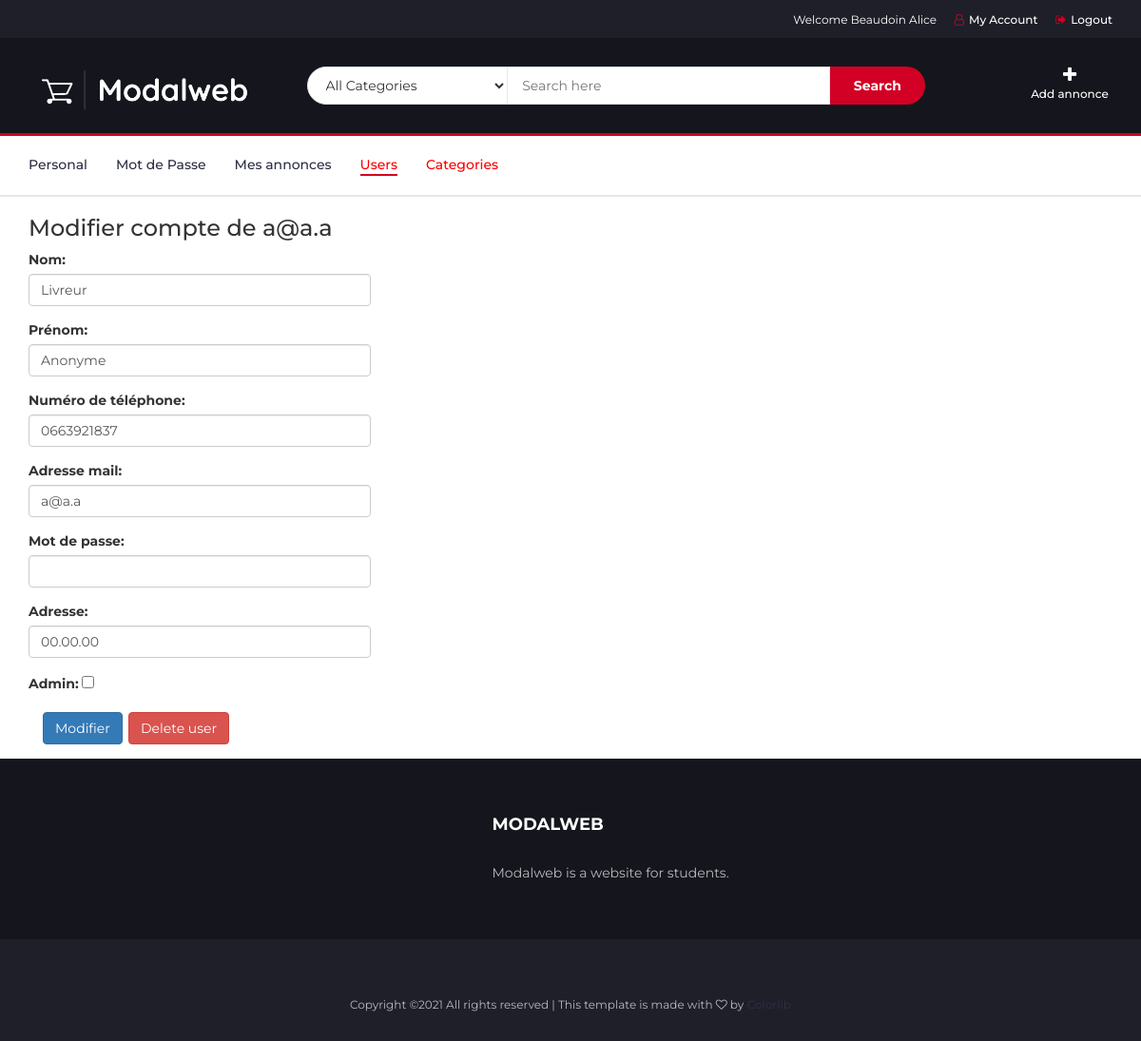
The page /content/admin.php?user=a@a.a (signed in) on the database its author committed.
### tables this page shows
CREATE TABLE `users` (
  `email` varchar(100) NOT NULL,
  `password` varchar(150) NOT NULL,
  `nom` varchar(150) DEFAULT NULL,
  `prenom` varchar(150) DEFAULT NULL,
  `phone` varchar(20) NOT NULL,
  `address` text NOT NULL,
  `is_admin` tinyint(1) NOT NULL DEFAULT 0
);

### db/db.php (called while the page is built)
<?php
class Database
{
    public static function connect()
    {
        $dsn = 'mysql:dbname=modalweb;host=127.0.0.1';
        $user = 'root';
        $password = '';
        $dbh = null;
        try {
            $dbh = new PDO($dsn, $user, $password, array(PDO::MYSQL_ATTR_INIT_COMMAND => "SET NAMES utf8"));
            $dbh->setAttribute(PDO::ATTR_ERRMODE, PDO::ERRMODE_EXCEPTION);
        } catch (PDOException $e) {
            echo 'Connexion échouée : ' . $e->getMessage();
            exit(0);
        }
        return $dbh;
    }
}

### models/UserModel.php (called while the page is built, shortened)
<?php
require_once "../db/db.php";
class UserModel
{
    public static function getUser($email)
    {
        $dbh = Database::connect();
        $query = "SELECT * FROM `users` WHERE email=?";
        $sth = $dbh->prepare($query);
        $sth->setFetchMode(PDO::FETCH_CLASS, 'UserModel');
        $sth->execute(array($email));
        $user = $sth->fetch();
        return $user;
    }
}
?>

### content/admin.php (the view, shortened to what this page needs)
<?php
require_once "../models/UserModel.php";
$email = '';
if ($_SERVER['REQUEST_METHOD'] === 'GET') {
    $email = $_GET['user'] ?? null;
}
$user = UserModel::getUser($email);
?>
    <div class="container">
        <div class="row">
            <div class="col-md-4 ">
                <h1 class="h3 mb-3 fw-normal">Modifier compte de <? echo htmlspecialchars($user->email) ?></h1>
                <form action="" method="post">
                    <div class="form-group">
                        <label for="nom">Nom:</label>
                        <input type="text" class="form-control" id="nom" name="nom"
                               value="<?php echo htmlspecialchars($user->nom) ?>">
                    </div>
                    <div class="form-group">
                        <label for="prenom">Prénom:</label>
                        <input type="text" class="form-control" id="prenom" name="prenom"
                               value="<?php echo htmlspecialchars($user->prenom) ?>">
                    </div>
                    <div class="form-group">
                        <label for="numero_telephone">Numéro de téléphone:</label>
                        <input type="tel" class="form-control" id="numero_telephone" name="numero_telephone"
                               value="<?php echo htmlspecialchars($user->phone) ?>">
                    </div>
                    <div class="form-group">
                        <label for="adresse_mail">Adresse mail:</label>
                        <input type="text" class="form-control" id="adresse_mail" name="adresse_mail" required
                               value="<?php echo htmlspecialchars($user->email) ?>">
                    </div>
                    <div class="form-group">
                        <label for="password">Mot de passe:</label>
                        <input type="password" class="form-control" id="password" name="password">
                    </div>
                    <div class="form-group">
                        <label for="adresse">Adresse:</label>
                        <input type="text" class="form-control" id="adresse" name="adresse"
                               value="<?php echo htmlspecialchars($user->address) ?>">
                    </div>
                    <div class="form-group">
                        <label for="is_admin">Admin:</label>
                        <input type="checkbox" id="is_admin" name="is_admin"
                               value="1" <?php echo $user->is_admin ? 'checked' : '' ?>>
                    </div>
                    <div class="col-md-3">
                        <div class="form-group">
                            <button type="submit" name="send" value="update" class="btn btn-primary">Modifier
                            </button>
                        </div>
                    </div>
                    <div class="col-md-4">
                        <div class="form-group">
                            <button type="submit" name="send" value="delete" class="btn btn-danger"
                                    onclick="return confirm('All the annonces related to the user will be deleted. Are you sure you want to continue?');">
                                Delete user
                            </button>
                        </div>
                    </div>
                </form>
            </div>
        </div>
    </div>

### content/css/style.css (style rules this page uses)
body { font-family: 'Montserrat', sans-serif; font-weight: 400; color: #333; }
h1, h2, h3, h4, h5, h6 { color: #2B2D42; font-weight: 700; margin: 0 0 10px; }

### rows shown on the page
users: email "a@a.a", nom "Livreur", prenom "Anonyme", numero_telephone "0663921837", adresse_mail "a@a.a", adresse "00.00.00"

### other values the page prints
$bienvenue "Welcome Beaudoin Alice"
$text "My Account"
